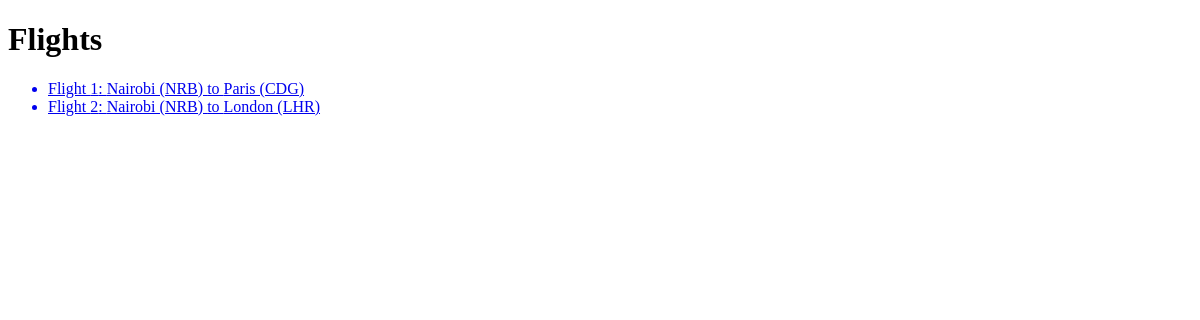
The app's page /flights/, older data.
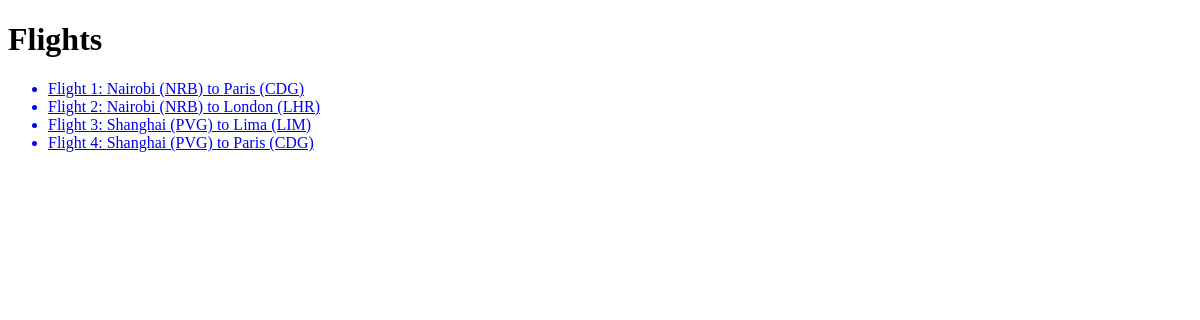
The same page, newer data.
### flights/models.py (models this page shows, shortened)
class Flight(models.Model):
  origin = models.ForeignKey(Airport, on_delete=models.CASCADE, related_name="departures")
  destination = models.ForeignKey(Airport, on_delete=models.CASCADE, related_name="arrivals")
  duration = models.IntegerField()

class Airport(models.Model):
  code =models.CharField(max_length=3)
  city = models.CharField(max_length=64)
  def __str__(self):
    return f"{self.city} ({self.code})"

### flights/views.py (the view)
# urls.py: path("", views.index, name="index"),
def index(request):
  return render(request, "flights/index.html", {
    "flights":Flight.objects.all()
    })

### flights/templates/flights/index.html (shortened to what this page needs)
{% extends "flights/layout.html" %}
{%block body%}
  <h1>Flights</h1>
  <ul>
    {% for flight in flights %}
      <a href = "{% url 'flight' flight.id %}">
        <li>Flight {{flight.id}}: {{flight.origin}} to {{flight.destination}}</li>
      </a>
    {% endfor %}
  </ul>
{%endblock%}

Row changes from the older to the newer data that the page shows:
added Flight: id "3", origin "Shanghai (PVG)", destination "Lima (LIM)"
added Flight: id "4", origin "Shanghai (PVG)", destination "Paris (CDG)"
